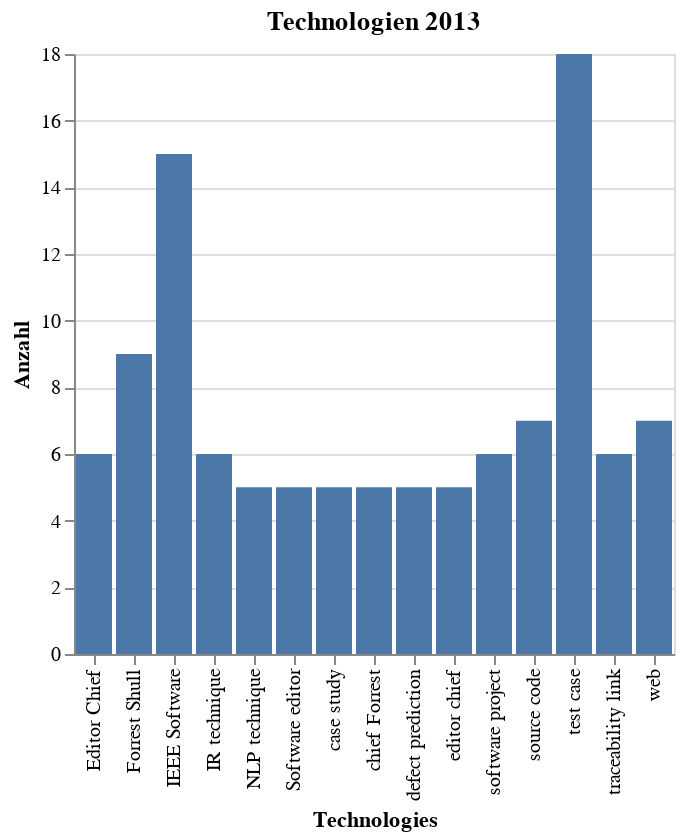

The notebook cell this image was saved under:
### Markdown cell above
### Balkendiagramm 2013

### Code cell
year = 2013
d = data_words[year].nlargest(anzahl_top_topics).sort_values(ascending=False)
source = pd.DataFrame({'Technologies': d.index,
                            'Anzahl': d})
alt.Chart(source).mark_bar().encode(
        x='Technologies:O',
        y='Anzahl:Q'
    ).properties(
    title=f'Technologien {year}')

### Figure 1 — Vega-Lite specification as saved in the notebook (floating-point values rounded to 4 significant figures)
{"config": {"view": {"continuousWidth": 400, "continuousHeight": 300}}, "data": {"name": "data-b4357fa0db19b72745351713d64adab3"}, "mark": "bar", "encoding": {"x": {"type": "ordinal", "field": "Technologies"}, "y": {"type": "quantitative", "field": "Anzahl"}}, "title": "Technologien 2013", "$schema": "https://vega.github.io/schema/vega-lite/v4.8.1.json", "datasets": {"data-b4357fa0db19b72745351713d64adab3": [{"Technologies": "test case", "Anzahl": 18}, {"Technologies": "IEEE Software", "Anzahl": 15}, {"Technologies": "Forrest Shull", "Anzahl": 9}, {"Technologies": "web", "Anzahl": 7}, {"Technologies": "source code", "Anzahl": 7}, {"Technologies": "traceability link", "Anzahl": 6}, {"Technologies": "software project", "Anzahl": 6}, {"Technologies": "IR technique", "Anzahl": 6}, {"Technologies": "Editor Chief", "Anzahl": 6}, {"Technologies": "editor chief", "Anzahl": 5}, {"Technologies": "defect prediction", "Anzahl": 5}, {"Technologies": "chief Forrest", "Anzahl": 5}, {"Technologies": "case study", "Anzahl": 5}, {"Technologies": "Software editor", "Anzahl": 5}, {"Technologies": "NLP technique", "Anzahl": 5}]}}
